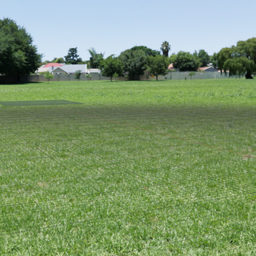
#> input picture visual_simulator_docker/CodeInsectInspired/maps/.thumbs/256x256/env3_clean.usd.png, 256 x 256 px
$ python -i process_images_gaby.py   (imports and definitions only)
#> lines starting #> are read from the running program, lines starting #| are printed output that depends on the picture
#> further down, picture is the input picture: shape (256, 256, 3); mean B, G, R 111.5, 151, 126.4
import numpy as np
import cv2
from skimage import filters
from matplotlib import pyplot as plt

def create_pn(image, resolution=32, sigma=3, show_images=False):
    """
    Function converting the raw image from the sensors
    to the corresponding Neural Projection.
    Adapted from Gaby's antcar_sim.py.
    """
#> called with resolution = 32, sigma = 3, show_images = False
    # Check if image is BGR or RGB. Assuming BGR (cv2 default) or RGB.
    # Gaby's code: image[:, :, 1] -> Green channel.
    # If input is (H, W, 3), this works.

    image_green = image[:, :, 1]
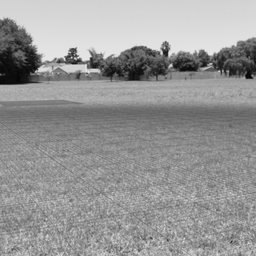
#> image_green: shape (256, 256); min 5, max 233, mean 151
    image_green = image_green.astype(np.uint8)

    # Gaussian Blur
    image_blurred = filters.gaussian(image_green, sigma=sigma)
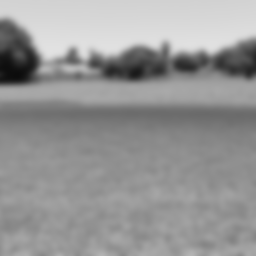
#> image_blurred: shape (256, 256) float64; min 0.048, max 0.887, mean 0.592

    # Resize
    img_resampled = cv2.resize(
        image_blurred, (int(resolution), int(resolution)), interpolation=cv2.INTER_NEAREST
    )
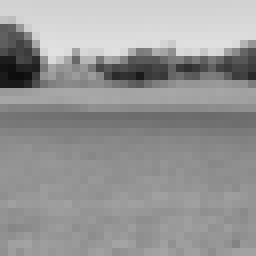
#> img_resampled: shape (32, 32) float64 (shown 8 times larger); min 0.0528, max 0.885, mean 0.594

    # Sobel filter for edge detection
    img_sobel = filters.sobel(img_resampled)
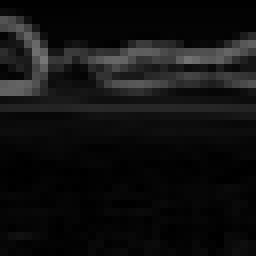
#> img_sobel: shape (32, 32) float64 (shown 8 times larger); min 0.00131, max 0.47, mean 0.0663

    if show_images:
        # show as heat plots in a single window with subplots:
        plt.figure(figsize=(10, 8))
        plt.subplot(1, 4, 1)
        plt.title("Original Green Channel")
        plt.imshow(image_green, cmap='gray')
        plt.subplot(1, 4, 2)
        plt.title("Blurred Image")
        plt.imshow(image_blurred, cmap='gray')
        plt.subplot(1, 4, 3)
        plt.title("Resampled Image")
        plt.imshow(img_resampled, cmap='gray')
        plt.subplot(1, 4, 4)
        plt.title("Sobel Image")
        plt.imshow(img_sobel, cmap='gray')
        plt.show()

    # Circular Mask
    ra = resolution / 2
    cx = resolution / 2
    cy = resolution / 2

    # create a meshgrid of indices for the image
    x, y = np.meshgrid(np.arange(img_sobel.shape[0]), np.arange(img_sobel.shape[1]))

    # calculate distances from center of image
    dist = np.sqrt((x - cx) ** 2 + (y - cy) ** 2)

    # create boolean masks for radii
    outer_mask = dist <= ra

    # apply masks to image
    pn = img_sobel[outer_mask]
#> pn = 795 values, max 0.47 at index 117, min 0.00161 at index 509, mean 0.0689

    if show_images:
        masked_image = np.zeros_like(img_sobel)
        masked_image[outer_mask] = img_sobel[outer_mask]
        plt.figure()
        plt.title("Masked Image")
        plt.imshow(masked_image, cmap='gray')
        plt.show()

    # Normalize
    if img_sobel.max() - img_sobel.min() > 0:
        img_sobel = ((img_sobel - img_sobel.min()) * (1/(img_sobel.max() - img_sobel.min()) * 255)).astype('uint8')
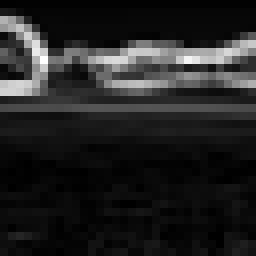
#> img_sobel: shape (32, 32) (shown 8 times larger); min 0, max 254, mean 34.8
    else:
        img_sobel = np.zeros_like(img_sobel, dtype='uint8')

    if pn.max() - pn.min() > 0:
        pn = ((pn - pn.min()) * (1/(pn.max() - pn.min()) * 255)).astype('uint8')
#> pn = 795 values, max 255 at index 117, min 0 at index 509, mean 36.16
    else:
        pn = np.zeros_like(pn, dtype='uint8')

    if show_images:
        plt.figure()
        plt.title("Normalized PN")
        plt.imshow(img_sobel, cmap='gray')
        plt.show()

    return pn, img_sobel

def rotate_image(image, angle):
    """
    Rotates an image by a given angle (degrees).
    Positive angle = Clockwise rotation.
    """
    image_center = tuple(np.array(image.shape[1::-1]) / 2)
    rot_mat = cv2.getRotationMatrix2D(image_center, angle, 1.0)
    result = cv2.warpAffine(image, rot_mat, image.shape[1::-1], flags=cv2.INTER_LINEAR)
    return result

>>> import cv2
>>> picture = cv2.imread('../maps/.thumbs/256x256/env3_clean.usd.png')
>>> result = create_pn(picture)

$ run again, on visual_simulator_docker/CodeInsectInspired/maps/.thumbs/256x256/red_and_blue.usda.png
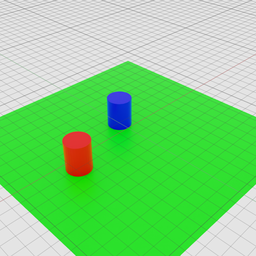
#> input picture visual_simulator_docker/CodeInsectInspired/maps/.thumbs/256x256/red_and_blue.usda.png, 256 x 256 px
#> picture is the input picture: shape (256, 256, 3); mean B, G, R 125, 214.6, 126.1
#> in create_pn, `image_blurred = filters.gaussian(image_green, sigma=sigma)`:
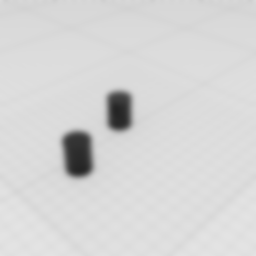
#> image_blurred: shape (256, 256) float64; min 0.144, max 0.893, mean 0.842
#> in create_pn, `pn = img_sobel[outer_mask]`: pn = 795 values, max 0.472 at index 577, min 4.13e-05 at index 698, mean 0.0356
#> in create_pn, `img_sobel = ((img_sobel - img_sobel.min()) * (1/(img_sobel.max() - img..`:
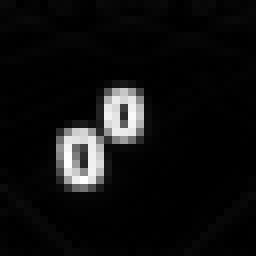
#> img_sobel: shape (32, 32) (shown 8 times larger); min 0, max 255, mean 15.3
#> in create_pn, `pn = ((pn - pn.min()) * (1/(pn.max() - pn.min()) * 255)).astype('uint8')`: pn = 795 values, max 255 at index 577, min 0 at index 13, mean 18.71
